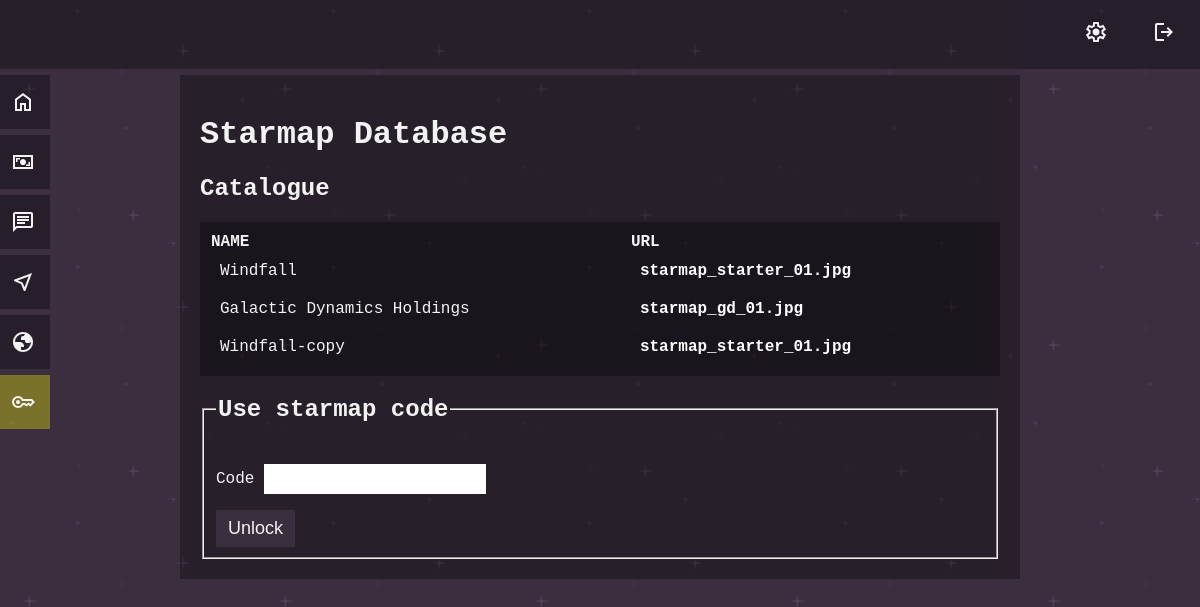
Page /starmap (signed in) on the committed database.
### tables this page shows
CREATE TABLE starmaps (
id INTEGER PRIMARY KEY AUTOINCREMENT NOT NULL,
mapname TEXT NOT NULL UNIQUE,
url TEXT,
code TEXT UNIQUE
);

### app.py (the view)
@app.route("/starmap")
@login_required
def starmap():
    map_list = []
    for entry in db.execute("SELECT mapid FROM starmapinventory WHERE userid = ?", session['user_id']):
        map_list.append(entry['mapid'])
    catalogue = []
    for x in map_list:
        catalogue.append(db.execute("SELECT mapname, url FROM starmaps WHERE id = ?", x)[0])
    return render_template("starmap.html", catalogue=catalogue)

### app.py (called while the page is built)
@app.context_processor
def inject_admin_status():
    admin_status = session.get("admin", 0)
    return dict(admin=admin_status)

@app.after_request
def after_request(response):
    response.headers["Cache-Control"] = "no-cache, no-store, must-revalidate"
    response.headers["Expires"] = 0
    response.headers["Pragma"] = "no-cache"
    return response

### helpers.py (called while the page is built)
def login_required(f):
    @wraps(f)
    def decorated_function(*args, **kwargs):
        if session.get("user_id") is None:
            return redirect("/login")
        return f(*args, **kwargs)
    return decorated_function

### templates/starmap.html (shortened to what this page needs)
{% extends "layout.html" %}
{% block main %}
<h1>Starmap Database</h1>
<h2>Catalogue</h2>
<table class="dark_table">
    <thead>
        <tr>
            <th>NAME</th>
            <th>URL</th>
        </tr>
    </thead>
    <tbody>
        {% for item in catalogue %}
        <tr>
            <td>
                {{ item.mapname }}
            </td>
            <td>
                <a href="static/starmaps/{{ item.url }}" target="_blank">{{ item.url }}</a>
            </td>
        </tr>
        {% endfor %}
    </tbody>
</table>
<form action="/starmap_unlock" method="post">
    <fieldset>
        <legend>
            <h2>Use starmap code</h2>
        </legend>
        <div>
            <p>
                <label>
                    Code
                </label>
                <input type="text" name="input_starmap_code" />
            </p>
            <div>
                <button type="submit" class="ui_button">Unlock</button>
            </div>
        </div>
    </fieldset>
</form>
{% endblock %}

### static/style_default.css (style rules this page uses)
body { background-color: #392e40; background-image: url("darkPurple.png"); background-repeat: repeat; font-family: "Courier New", Courier, monospace; color: #f3f3f3; }
a { text-decoration: none; color: white; font-weight: bold; }
.dark_table { border: none; border-spacing: 0px; width: 100%; background-color: rgba(0, 0, 0, 0.33); padding: 10px; text-align: left; }
.dark_table td { padding: 10px; }
.ui_button, .warning_button { padding: 8px 12px; font-size: large; text-align: center; cursor: pointer; outline: none; color: #f3f3f3; background-color: rgba(58, 47, 62, 1); border: none; }
input { border: none; font-size: 16px; font-family: "Courier New", Courier, monospace; padding: 6px; }

### rows in the picture
starmaps: mapname "Windfall", url "starmap_starter_01.jpg"
starmaps: mapname "Galactic Dynamics Holdings", url "starmap_gd_01.jpg"
starmaps: mapname "Windfall-copy", url "starmap_starter_01.jpg"
